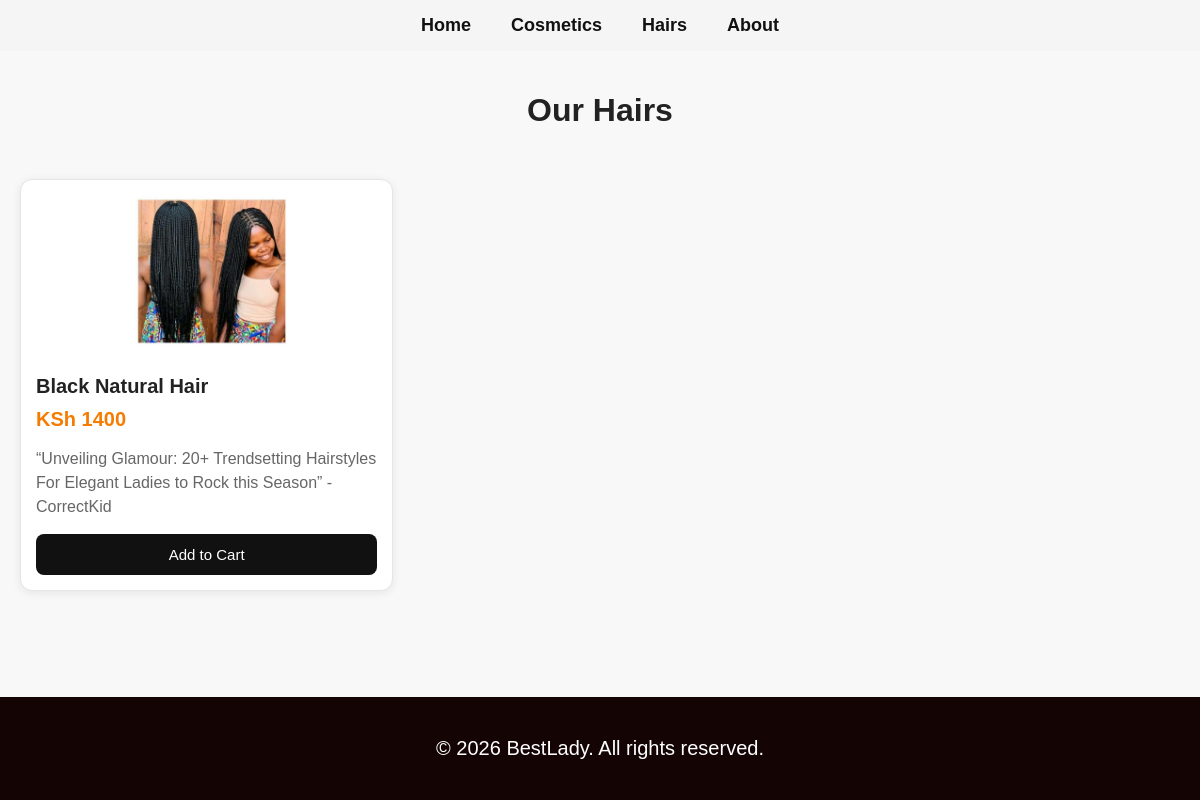
The page /hairs/ on the database its author committed.
### myapp/models.py (models this page shows, shortened)
class Hair(models.Model):
    name = models.CharField(max_length=100)
    price = models.IntegerField()
    description = models.TextField()
    image = models.ImageField(upload_to='img/')

### myapp/views.py (the view)
# urls.py: path('hairs/', views.hair_list, name='hairs')
def hair_list(request):
    hairs = Hair.objects.all()
    return render(request, 'hair.html', {'hairs': hairs})

### myapp/templates/hair.html
{% load static %}
<link rel="stylesheet" href="{% static 'css/style.css' %}">
{% include "header.html" %}
<div class="container">
    <h1 class="title">Our Hairs</h1>
    {% for hair in hairs %}
    <div class="product-card">
        <div class="image-box">
            <img src="{{ hair.image.url }}" alt="{{ hair.name }}">
        </div>
        <div class="content">
            <h3>{{ hair.name }}</h3>
            <p class="price">KSh {{ hair.price }}</p>
            <p class="desc">{{ hair.description|truncatechars:120 }}</p>
            <button>Add to Cart</button>
        </div>
    </div>
    {% endfor %}
</div>
{% include "footer.html" %}

### myapp/static/css/style.css (style rules this page uses)
.container { max-width: 1200px; margin: 0 auto; padding: 20px; }
.title { text-align: center; font-size: 32px; margin-bottom: 30px; color: #222; }
.product-card { background: #fff; border: 1px solid #e5e5e5; border-radius: 12px; overflow: hidden; box-shadow: 0 2px 10px rgba(0,0,0,0.08); transition: 0.3s; margin-bottom: 20px; }
.image-box { width: 100%; height: 180px; display: flex; justify-content: center; align-items: center; padding: 10px; box-sizing: border-box; }
.image-box img { max-width: 80%; max-height: 160px; width: auto; height: auto; object-fit: contain; }
.content { padding: 15px; }
.content h3 { margin: 0 0 10px; font-size: 20px; color: #222; }
.price { color: #f57c00; font-size: 20px; font-weight: bold; margin: 10px 0; }
.desc { color: #666; line-height: 1.5; margin-bottom: 15px; }
button { width: 100%; background: #111; color: white; border: none; padding: 12px; border-radius: 8px; cursor: pointer; font-size: 15px; transition: 0.3s; }
@media (min-width: 768px) { .container { display: grid; grid-template-columns: repeat(2, 1fr); gap: 20px; } }
@media (min-width: 768px) { .title { grid-column: 1 / -1; } }
@media (min-width: 1100px) { .container { grid-template-columns: repeat(3, 1fr); } }

### rows shown on the page
Hair: image (picture), name "Black Natural Hair", price "1400", description "“Unveiling Glamour: 20+ Trendsetting Hairstyles For Elegant Ladies to Rock this Season” - CorrectKid"
